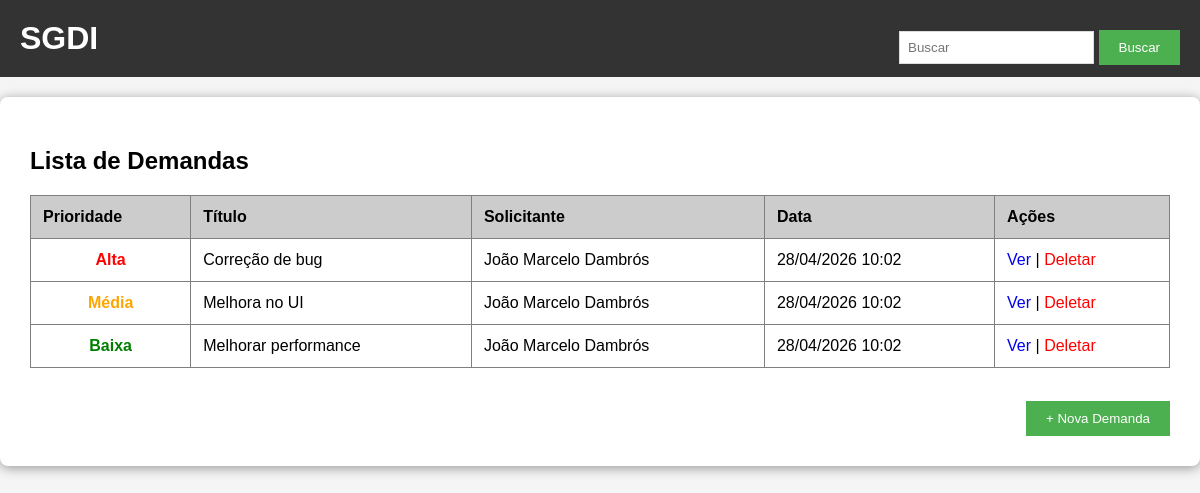
Page / (signed in) on the earlier database version.
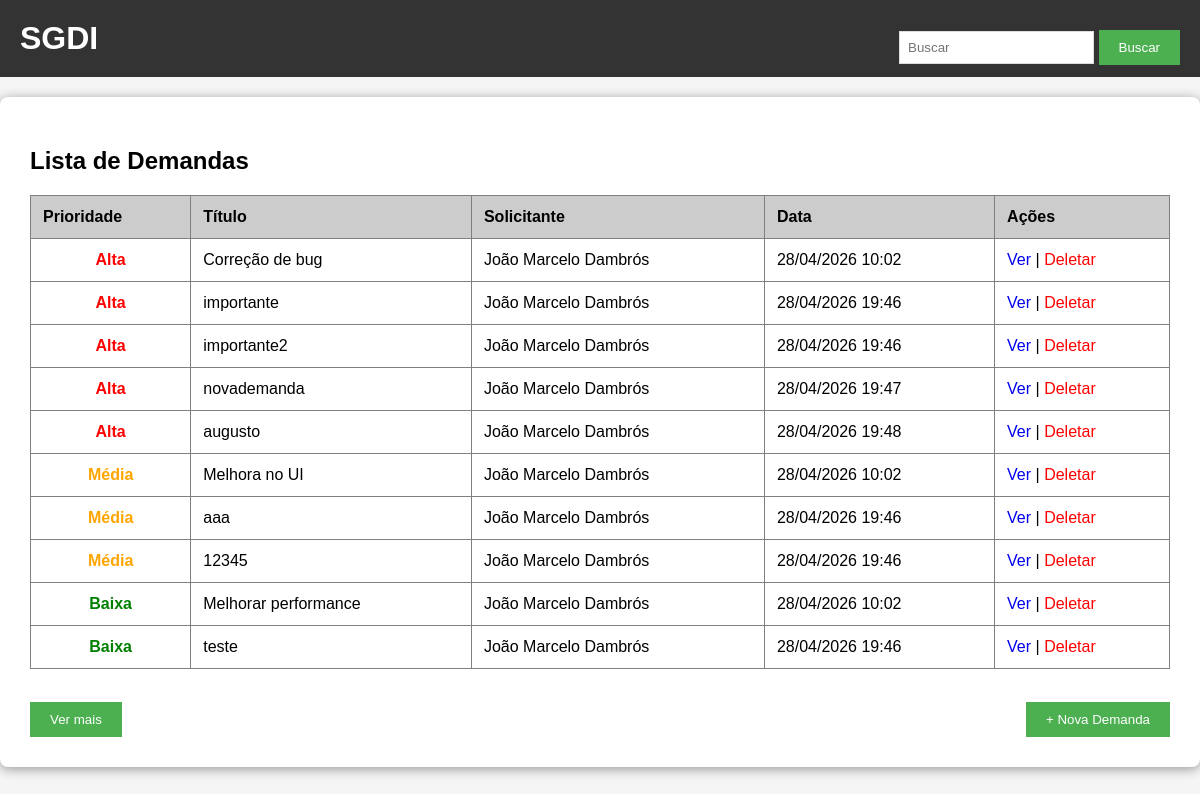
Same page on the later database version.
### tables this page shows
CREATE TABLE demandas (
        id INTEGER PRIMARY KEY AUTOINCREMENT,
        titulo TEXT,
        descricao TEXT,
        solicitante TEXT,
        data_criacao TEXT,
        id_prioridade INTEGER,
        FOREIGN KEY (id_prioridade) REFERENCES prioridades(id)
    );

CREATE TABLE prioridades (
        id INTEGER PRIMARY KEY AUTOINCREMENT,
        peso INTEGER,
        valor TEXT
    );

### app.py (the view)
@app.route('/')
@login_required
def index():
    conn = get_db()
    query = '''
        SELECT d.*, p.valor as prioridade_nome
        FROM demandas d
        LEFT JOIN prioridades p ON d.id_prioridade = p.id
        ORDER BY p.peso DESC, d.data_criacao ASC
        LIMIT 10
    '''
    demandas = conn.execute(query).fetchall()
    total = conn.execute('SELECT COUNT(*) FROM demandas').fetchone()[0]
    conn.close()
    return render_template('index.html', demandas=demandas, total=total, offset=10)

### app.py (called while the page is built)
def get_db():
    conn = sqlite3.connect('demandas.db')
    conn.row_factory = sqlite3.Row
    return conn

def login_required(f):
    @wraps(f)
    def decorated(*args, **kwargs):
        if 'user_id' not in session:
            flash('Faça login para continuar.', 'warning')
            return redirect(url_for('auth.login'))
        return f(*args, **kwargs)
    return decorated

### templates/index.html (shortened to what this page needs)
{% extends "base.html" %}
{% block content %}
<h2>Lista de Demandas</h2>
<table border="1" cellpadding="10" cellspacing="0" width="100%" id="tabela-demandas">
    <thead>
        <tr bgcolor="#cccccc">
            <th>Prioridade</th>
            <th>Título</th>
            <th>Solicitante</th>
            <th>Data</th>
            <th>Ações</th>
        </tr>
    </thead>
    <tbody id="corpo-tabela">
        {% for demanda in demandas %}
        <tr>
            <td align="center">
                {% if demanda['prioridade_nome'] == 'Alta' %}
                    <b style="color:red;">{{ demanda['prioridade_nome'] }}</b>
                {% elif demanda['prioridade_nome'] == 'Média' %}
                    <b style="color:orange;">{{ demanda['prioridade_nome'] }}</b>
                {% else %}
                    <b style="color:green;">{{ demanda['prioridade_nome'] }}</b>
                {% endif %}
            </td>
            <td>{{ demanda['titulo'] }}</td>
            <td>{{ demanda['solicitante'] }}</td>
            <td>{{ demanda['data_criacao'] }}</td>
            <td>
                <a href="/detalhes/{{ demanda['id'] }}">Ver</a> |
                <a href="/deletar/{{ demanda['id'] }}" style="color:red;" onclick="return confirm('Excluir esta demanda?')">Deletar</a>
            </td>
        </tr>
        {% endfor %}
    </tbody>
</table>
<br>
<div style="display: flex; justify-content: space-between; align-items: center; margin-top: 15px;">
    {% if offset < total %}
    <button id="btn-ver-mais" onclick="verMais({{ offset }}, {{ total }})">Ver mais</button>
    {% else %}
    <span></span>
    {% endif %}
    <a href="/nova_demanda"><button>+ Nova Demanda</button></a>
</div>
{% endblock %}

### templates/base.html (shortened to what this page needs)
<!DOCTYPE html>
<html>
<head>
    <link rel="stylesheet" href="{{ url_for('static', filename='style.css') }}">
</head>
<body>
    <div class="header">
<a href="/" style="text-decoration: none; color: white;"><h1>SGDI</h1></a>        <div class="menu">
            <form action="/buscar" method="GET" style="display:inline;">
                <input type="text" name="q" placeholder="Buscar">
                <button type="submit">Buscar</button>
            </form>
        </div>
    </div>
    <div class="container">
        {% block content %}{% endblock %}
    </div>
</body>
</html>

### static/style.css (style rules this page uses)
body { font-family: Arial, sans-serif; background-color: #f5f5f5; padding: 0; margin: 0; }
.header { background-color: #333; color: white; padding: 20px; }
.header h1 { margin: 0; display: inline-block; }
.menu { float: right; margin-top: 10px; }
.container { max-width: 1200px; margin: 20px auto; background: white; padding: 30px; box-shadow: 0 2px 12px rgba(0,0,0,0.39); border-radius: 8px; }
button { background-color: #4CAF50; color: white; padding: 10px 20px; border: none; cursor: pointer; }
table { border-collapse: collapse; }
th { text-align: left; padding: 12px; }
td { padding: 12px; }
table a { text-decoration: none; }
input[type="text"], textarea { padding: 8px; border: 1px solid #ddd; }

### templates/base.html (style rules this page uses)
body { margin: 0; }

Differences in the rows shown:
added demandas: prioridade_nome "Alta", titulo "importante", solicitante "João Marcelo Dambrós", data_criacao "28/04/2026 19:46"
added demandas: prioridade_nome "Alta", titulo "importante2", solicitante "João Marcelo Dambrós", data_criacao "28/04/2026 19:46"
added demandas: prioridade_nome "Alta", titulo "novademanda", solicitante "João Marcelo Dambrós", data_criacao "28/04/2026 19:47"
added demandas: prioridade_nome "Alta", titulo "augusto", solicitante "João Marcelo Dambrós", data_criacao "28/04/2026 19:48"
added demandas: prioridade_nome "Média", titulo "aaa", solicitante "João Marcelo Dambrós", data_criacao "28/04/2026 19:46"
added demandas: prioridade_nome "Média", titulo "12345", solicitante "João Marcelo Dambrós", data_criacao "28/04/2026 19:46"
added demandas: prioridade_nome "Baixa", titulo "teste", solicitante "João Marcelo Dambrós", data_criacao "28/04/2026 19:46"
Other differences:
text now shown: "Ver mais"
